Frame 1 (no input): blank canvas, image omitted
Frame 60 (no input): blank canvas, image omitted
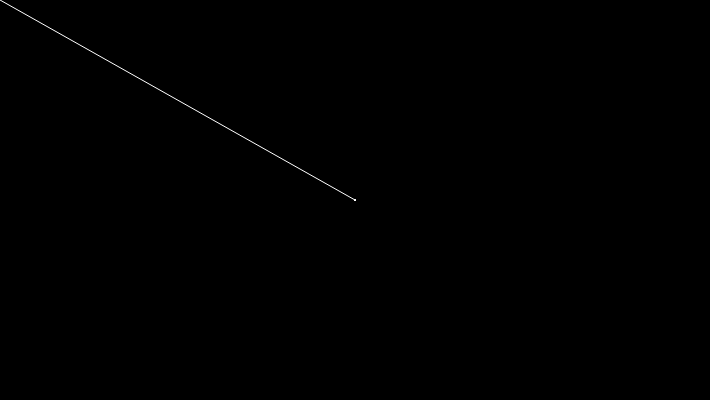
Frame 120 (the mouse pressed at the canvas centre since frame 60)

The p5.js sketch whose frames 1 and 60 were blank and that drew this single picture after the mouse press (run headless with seeded random() and noise() and a simulated clock; from frame 60 on, the mouse is pressed at the canvas centre):

// p5.js sketch
// ── sketch.js
function setup() {
  createCanvas(710, 400);

  background(0);
}

function draw() {
  stroke(255);
  if (mouseIsPressed === true) {
    line(mouseX, mouseY, pmouseX, pmouseY);
  }
}
